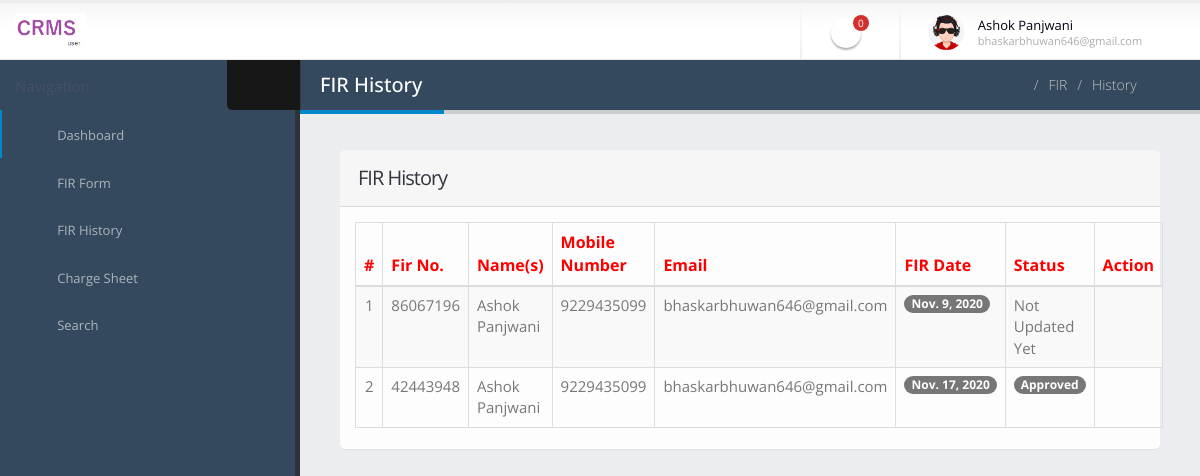
/fir_history (signed in), run on the app's committed database.
### crimerecord/models.py (models this page shows, shortened)
class Fir(models.Model):
    firno = models.CharField(max_length=20, blank=True)
    userid = models.ForeignKey(User, on_delete=models.CASCADE, null=True, blank=True)
    policestationid = models.ForeignKey(PoliceStation, on_delete=models.CASCADE, null=True, blank=True)
    crimetype = models.ForeignKey(Category, on_delete=models.CASCADE, null=True, blank=True)
    nameaccused = models.CharField(max_length=150, blank=True)
    nameapplicants = models.CharField(max_length=150, blank=True)
    parentageapplicant = models.CharField(max_length=100, blank=True)
    contactno = models.CharField(max_length=15, null=True, blank=True)
    address = models.CharField(max_length=300, blank=True)
    relationaccused = models.CharField(max_length=100, null=True, blank=True)
    purposeoffir = models.CharField(max_length=200, blank=True)
    dateoffir = models.DateField(blank=True)
    remark = models.CharField(max_length=200,null=True, blank=True)
    status = models.CharField(max_length=20,null=True, blank=True)
    remarkdate = models.DateField(null=True, blank=True)
    sectionoflaw = models.CharField(max_length=150,null=True, blank=True)
    investigationofficer = models.CharField(max_length=100,null=True, blank=True)
    investigationdetail = models.CharField(max_length=300,null=True, blank=True)
    chargesheetdate = models.DateField(null=True, blank=True)

### crimerecord/views.py (the view)
# urls.py: path('fir_history',fir_history, name='fir_history'),
def fir_history(request):
    if not request.user.is_authenticated:
        return redirect('user_login')
    userid = User.objects.get(id=request.user.id)
    fir = Fir.objects.filter(~Q(status = 'Charge Sheet Completed'),userid=userid)
    firuser = Fir.objects.filter(status='Accepted', userid=userid)
    firusercount = Fir.objects.filter(status='Accepted', userid=userid).count()
    d = {'fir':fir,'firuser': firuser,'firusercount':firusercount}
    return render(request,'fir_history.html', d)

### crimerecord/templates/fir_history.html (shortened to what this page needs)
{% load static %}
{% block body %}
<html class="fixed">
	<head>
		<link rel="stylesheet" href="{% static 'user/assets/vendor/bootstrap/css/bootstrap.css' %}" />
		<link rel="stylesheet" href="{% static 'user/assets/vendor/font-awesome/css/font-awesome.css' %}" />
		<link rel="stylesheet" href="{% static 'user/assets/vendor/magnific-popup/magnific-popup.css' %}" />
		<link rel="stylesheet" href="{% static 'user/assets/vendor/bootstrap-datepicker/css/datepicker3.css' %}" />
		<link rel="stylesheet" href="{% static 'user/assets/vendor/select2/select2.css' %}" />
		<link rel="stylesheet" href="{% static 'user/assets/vendor/jquery-datatables-bs3/assets/css/datatables.css' %}" />
		<link rel="stylesheet" href="{% static 'user/assets/stylesheets/theme.css' %}" />
		<link rel="stylesheet" href="{% static 'user/assets/stylesheets/skins/default.css' %}" />
		<link rel="stylesheet" href="{% static 'user/assets/stylesheets/theme-custom.css' %}">
	</head>
	<body>
		<section class="body">
			{% include 'headeruser.html' %}
			<div class="inner-wrapper">
				 {% include 'sidebaruser.html' %}
				<section role="main" class="content-body">
					<header class="page-header">
						<h2>FIR History</h2>
						<div class="right-wrapper pull-right">
							<ol class="breadcrumbs">
								<li>
									<a href="{% url 'user_home' %}">
										<i class="fa fa-home"></i>
									</a>
								</li>
								<li><span>FIR</span></li>
								<li><span>History</span></li>
							</ol>
							<a class="sidebar-right-toggle" data-open="sidebar-right"><i class="fa fa-chevron-left"></i></a>
						</div>
					</header>
						<section class="panel">
							<header class="panel-heading">
								<div class="panel-actions">
									<a href="#" class="fa fa-caret-down"></a>
									<a href="#" class="fa fa-times"></a>
								</div>
								<h2 class="panel-title">FIR History</h2>
							</header>
							<div class="panel-body">
								 <table class="table table-bordered table-striped table-vcenter js-dataTable-full-pagination">
                                <thead style="color: red;font-size: 16px">
                                    <tr>
                                        <th class="text-center">#</th>
                                        <th>Fir No.</th>
                                        <th class="d-none d-sm-table-cell">Name(s)</th>
                                        <th class="d-none d-sm-table-cell">Mobile Number</th>
                                        <th class="d-none d-sm-table-cell">Email</th>
                                        <th class="d-none d-sm-table-cell">FIR Date</th>
                                        <th class="d-none d-sm-table-cell">Status</th>
                                        <th class="d-none d-sm-table-cell" style="width: 15%;">Action</th>
                                       </tr>
                                </thead>
                                <tbody>
                               {% for i in fir %}
                                    <tr style="font-size: 15px">
                                        <td class="text-center">{{forloop.counter}}</td>
                                        <td class="font-w600">{{i.firno}}</td>
                                        <td class="font-w600">{{i.userid.first_name}}</td>
                                        <td class="font-w600">{{i.userid.last_name}}</td>
                                        <td class="font-w600">{{i.userid.username}}</td>
                                        <td class="font-w600">
                                            <span class="badge badge-primary">{{i.dateoffir}}</span>
                                        </td>
                                         {% if i.status == None %}
                     <td class="font-w600">Not Updated Yet</td>
                                        {% else %}
                                        <td class="d-none d-sm-table-cell">
                                            <span class="badge badge-primary">{{ i.status }}</span>
                                        </td>
                                           {% endif %}
                                         <td class="d-none d-sm-table-cell"><a href="{% url 'view_firdetails' i.id %}"><i class="fa fa-eye" aria-hidden="true"></i></td>
                                    </tr>
					 {% endfor %}
                                </tbody>
                            </table>
							</div>
						</section>
				</section>
			</div>
		</section>
	</body>
</html>
{% endblock %}

### crimerecord/templates/headeruser.html (shortened to what this page needs)
  {% load static %}
    <header class="header">
                <div class="logo-container">
                    <a href="{% url 'user_home' %}" class="logo">
                        <img src="{% static 'user/assets/images/logo4.png' %}" height="35" alt="JSOFT Admin" />
                    </a>
                </div>
                <div class="header-right">
                    <span class="separator"></span>
                    <ul class="notifications">
                  <li>
                        <li>
                            <a href="#" class="dropdown-toggle notification-icon" data-toggle="dropdown">
                                <i class="fa fa-bell"></i>
                                <span class="badge">{{firusercount}}</span>
                            </a>
                        </li>
                    </ul>
                    <span class="separator"></span>
                    <div id="userbox" class="userbox">
                        <a href="#" data-toggle="dropdown">
                            <figure class="profile-picture">
                                <img src="{% static 'user/assets/images/avatarboy923.jpg' %}" alt="Joseph Doe" class="img-circle" data-lock-picture="assets/images/!logged-user.jpg" />
                            </figure>
                            <div class="profile-info">
                                <span class="name">{{request.user.first_name}}</span>
                                <span class="role">{{request.user.username}}</span>
                            </div>
                            <i class="fa custom-caret"></i>
                        </a>
                    </div>
                </div>
            </header>

### crimerecord/static/user/assets/stylesheets/skins/default.css (style rules this page uses)
a, .btn-link { color: #0088cc; }
.page-header h2 { border-bottom-color: #0088cc; }
.notifications .notification-menu:before, .notifications .notification-icon:before { border-bottom-color: #0088cc; }

### data on the page
Fir: firno "86067196", userid.first_name "Ashok Panjwani", userid.last_name "9229435099", userid.username "bhaskarbhuwan646@gmail.com", dateoffir "Nov. 9, 2020", shows "Not Updated Yet"
Fir: firno "42443948", userid.first_name "Ashok Panjwani", userid.last_name "9229435099", userid.username "bhaskarbhuwan646@gmail.com", dateoffir "Nov. 17, 2020", status "Approved"

### other printed values
{{ firusercount }} "0"
{{ request.user.first_name }} "Ashok Panjwani"
{{ request.user.username }} "bhaskarbhuwan646@gmail.com"
